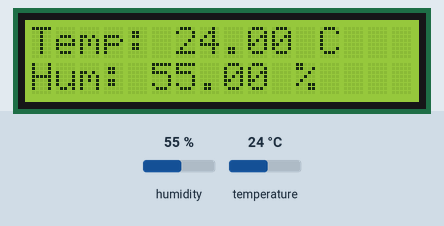
This sketch was run on a simulated ESP8266 (NodeMCU). On the bench: 16×2 character LCD. The test bench sets the inputs (shaded band); at power-on: humidity 55 %, temperature 24 °C. What the sketch prints to the serial monitor is not drawn.

Above: at 1.2 s.
1.3 s: humidity set to 22 %
At 2.9 s:
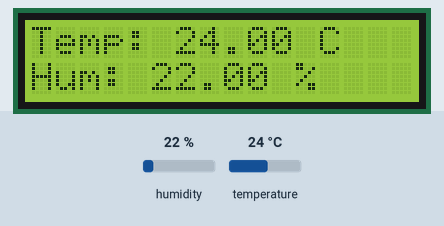
4.0 s: temperature set to 12 °C
At 5.1 s:
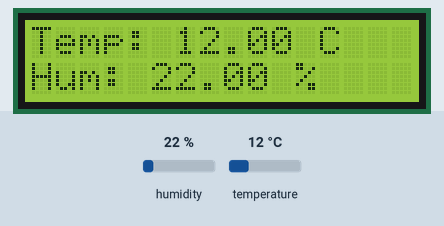
6.7 s: humidity set to 40 %
At 9.4 s:
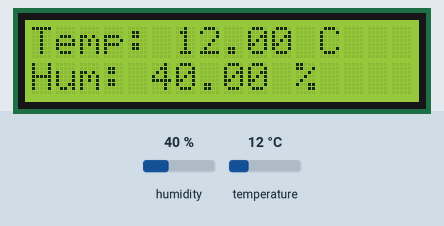
9.8 s: temperature set to 19 °C
At 11.6 s:
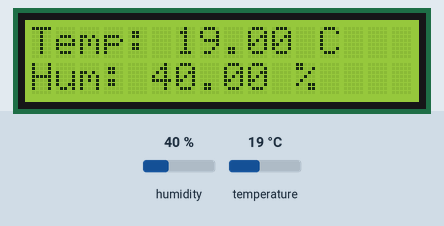
Timing chart, 0 to 13.1 s (numbered marks = the images above; inputs shaded):
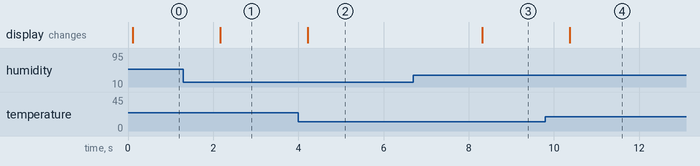

Measured:
- after the input at 1.3 s, the display: changes after 0.86 s (image 1)
- after the input at 4.0 s, the display: changes after 0.21 s (image 2)
- after the input at 6.7 s, the display: changes after 1.6 s (image 3)
- after the input at 9.8 s, the display: changes after 0.57 s (image 4)

The sketch:

iot_W4.ino
```cpp
#include <Adafruit_Sensor.h>
#include <DHT.h>
#include <Wire.h>
#include <LiquidCrystal_I2C.h>

LiquidCrystal_I2C lcd(0x27,16,2);

float Temp;
float Hum;
DHT dht14(D4,DHT11);


void setup() {
Temp = 0;
Hum = 0;
Serial.begin(9600);
dht14.begin();
lcd.begin();

}

void loop() {
  Hum = (dht14.readHumidity());
  Temp = (dht14.readTemperature( ));

  lcd.clear();
  lcd.setCursor(0,0);
  lcd.print("Temp: ");
  lcd.print(Temp);
  lcd.print(" C");

  lcd.setCursor(0,1);
  lcd.print("Hum: ");
  lcd.print(Hum);
  lcd.print(" %");
  delay(1000);

  Serial.print("Temp :");
  Serial.print(Temp);
  Serial.print(" Hum: ");
  Serial.println(Hum);

  delay(1000);

}
```
